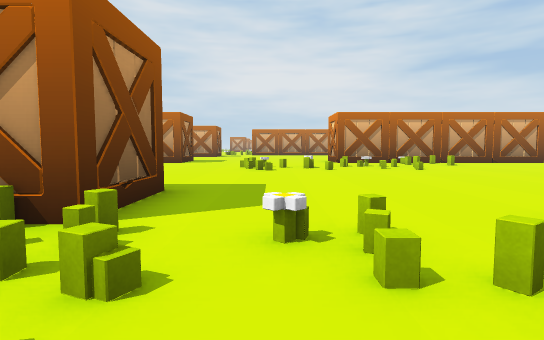
view 1 (above)

24 first-person views from a walk through a 3-D level made in the Unity game engine. The camera is 1.2 m above the floor, tilts 4° down and sees 80° across. The floor is counted in squares, 2 m on a side. Each view is taken from the middle of a square. On the plan, view 1 faces up. The plan holds only what a view shows up to about 10 squares ahead; the rest is blank. The place goes on beyond the plan. Some surface patterns are stand-ins.

view 2
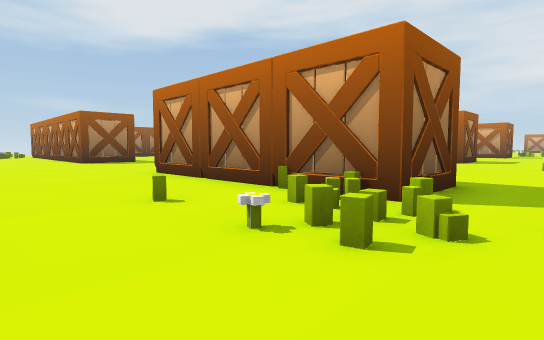

view 3
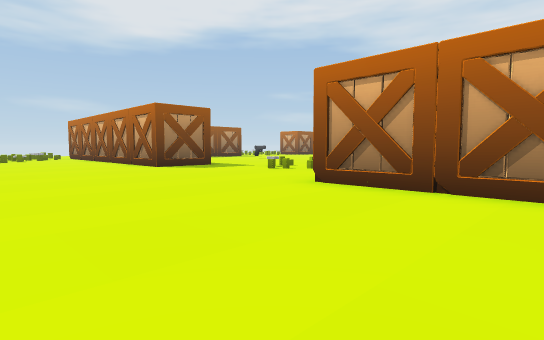

view 4
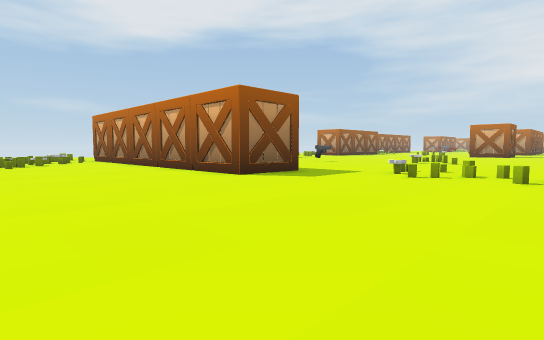

view 5
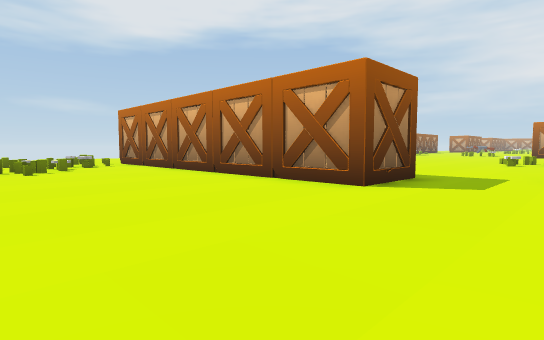

view 6
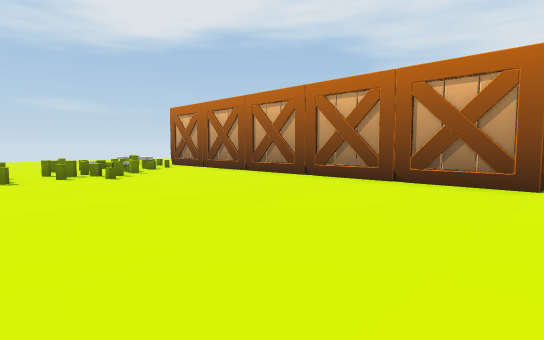

view 7
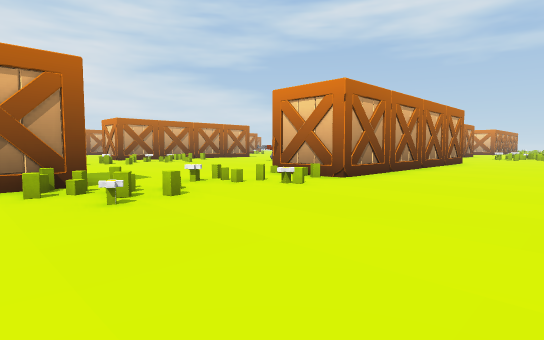

view 8
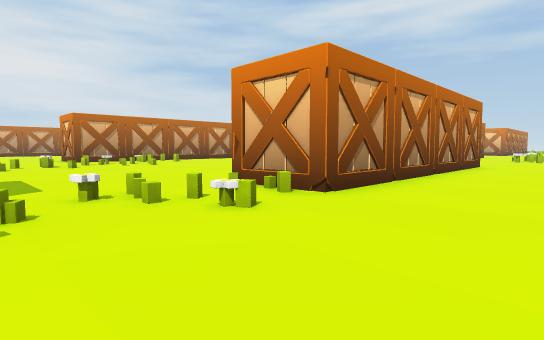

view 9
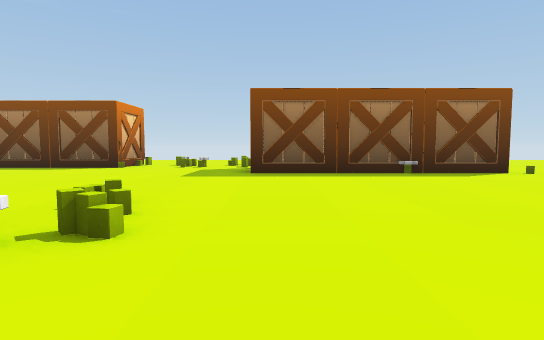

view 10
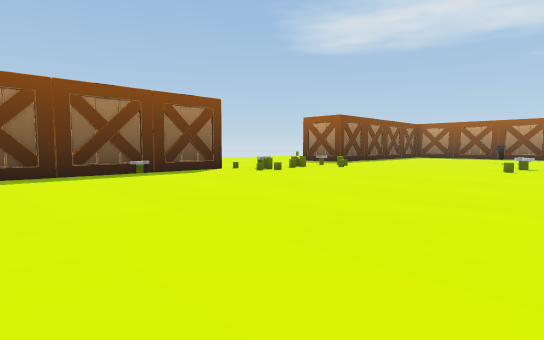

view 11
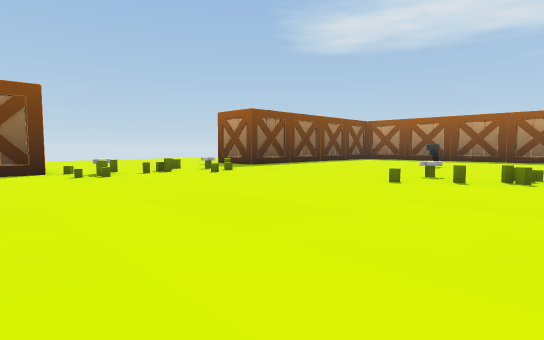

view 12
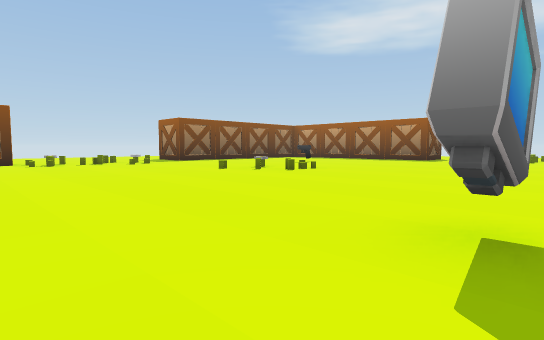

view 13
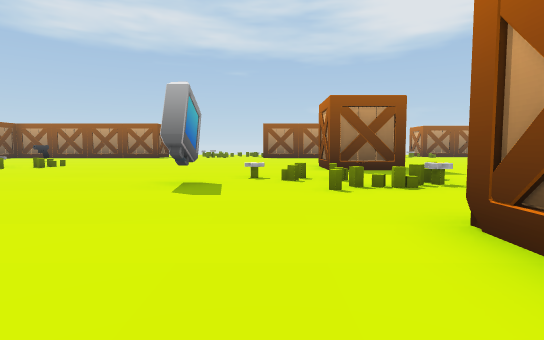

view 14
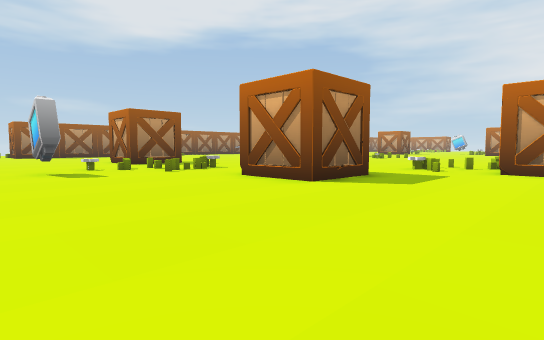

view 15
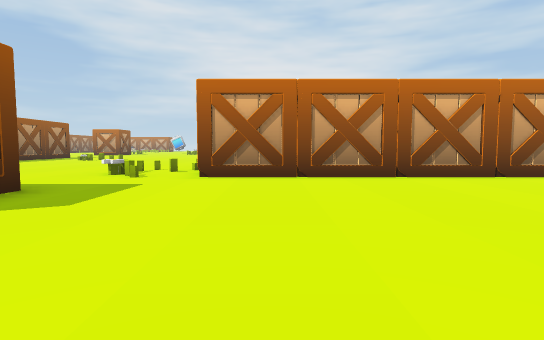

view 16
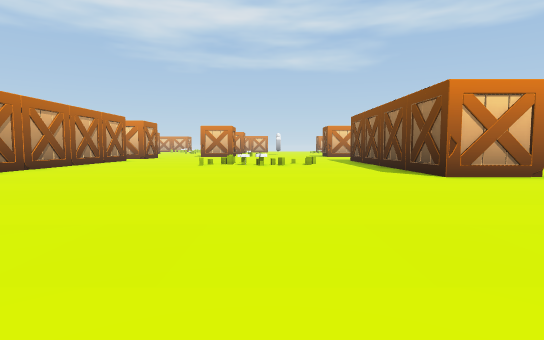

view 17
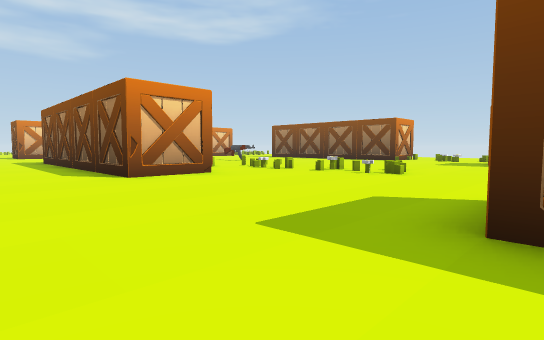

view 18
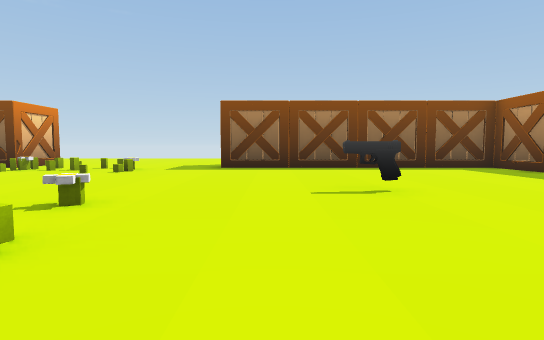

view 19
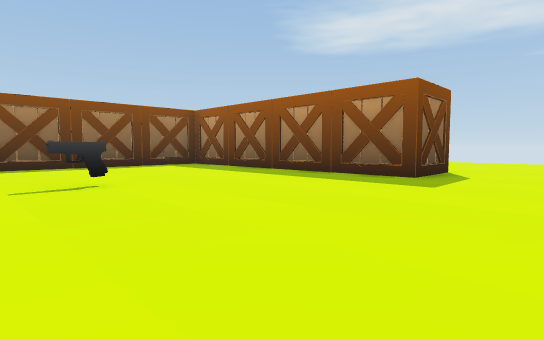

view 20
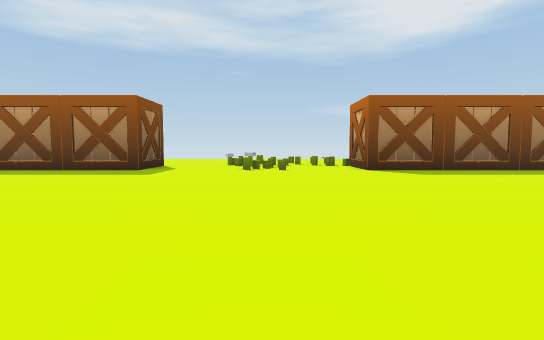

view 21
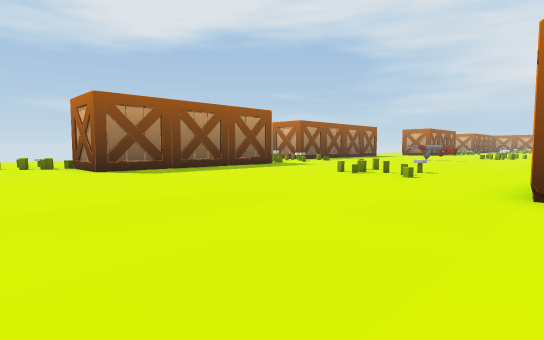

view 22
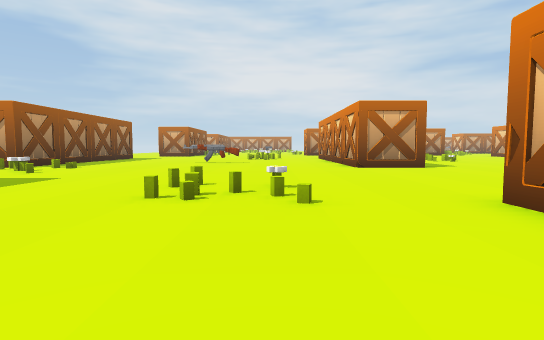

view 23
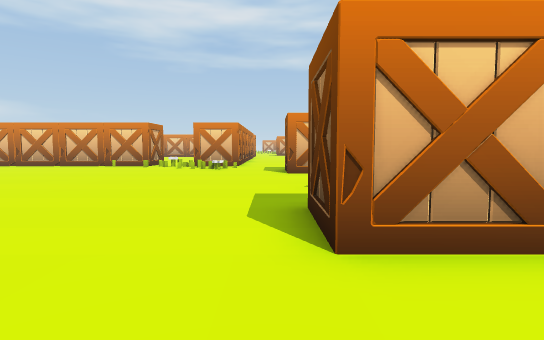

view 24
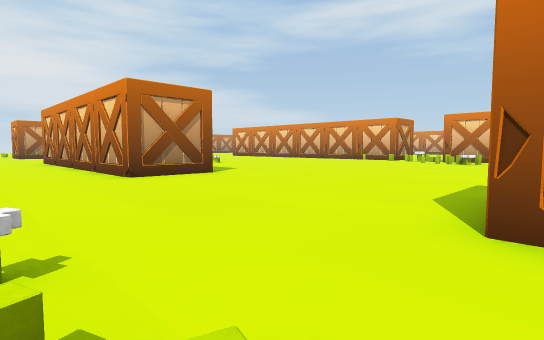

### Floor plan
Key: @ floor where view 1 was taken; # wall or solid block; x gap in a wall; . floor; / step, stairs or slope; = window, fence, low wall or low ledge; O other object.
Columns run from 22 left of view 1 to 6 right of it. Each row starts with its distance up from view 1.
 30        ..#    ...
 29 .........OO......
 28 ..................
 27 =................. .x
 26 ....................=
 25  ..................=.O#O#O#O
 24 O....==......................
 23 #....=/.......... ...........
 22 O........##..=... #..........
 21 #........OO...=..OO..........
 20 #............==..............
 19 O............................
 18 .............OO..............
 17 .............................
 16 .............................
 15 =................ ...........
 14 ................. #......####
 13 .................OO......O O
 12 O........=................
 11 #........==................
 10 O.....O...............==.==..
  9 #............................
  8 O............................
  7 #............................
  6 O..........=................
  5 #..........===.............
  4 #########......######.......
  3 OO#O#O#OO......O#O#OO.......
  2 ....................===..####
  1 =....................=.=.O#O
  0 ===...................@......
 -1 .=...........................
 -2 ..=..........................
 -3     ......         ......

Where each view was taken, in squares from view 1:
view 1: 0 up, 0 right, facing up
view 2: 1 down, 0 right, facing up-left
view 3: 2 down, 4 left, facing up-left
view 4: 2 down, 8 left, facing up-left
view 5: 2 down, 11 left, facing up-left
view 6: 3 down, 13 left, facing up-left
view 7: 3 down, 3 left, facing up-right
view 8: 2 down, 1 left, facing up-right
view 9: 12 up, 2 left, facing down
view 10: 12 up, 2 left, facing down-left
view 11: 13 up, 6 left, facing down-left
view 12: 18 up, 6 left, facing down-left
view 13: 19 up, 3 left, facing left
view 14: 16 up, 0 right, facing up-left
view 15: 18 up, 0 right, facing up
view 16: 18 up, 4 left, facing right
view 17: 17 up, 4 left, facing down-right
view 18: 14 up, 15 left, facing down
view 19: 15 up, 15 left, facing down-left
view 20: 16 up, 13 left, facing left
view 21: 16 up, 13 left, facing up-left
view 22: 19 up, 16 left, facing up
view 23: 23 up, 16 left, facing right
view 24: 22 up, 16 left, facing up-right
